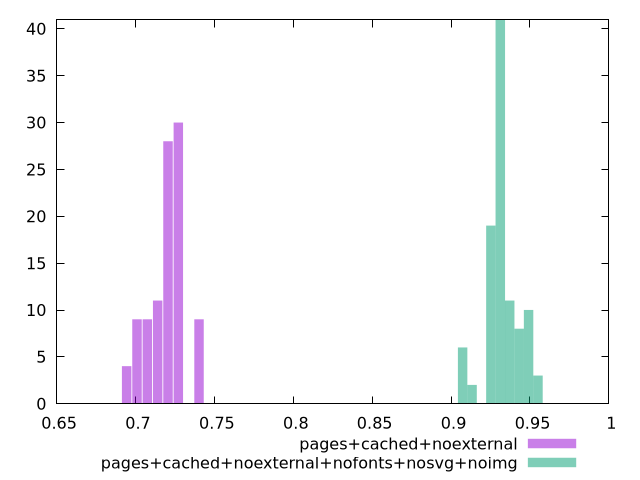

Here is the gnuplot script that generated this plot:
$_pagesCachedNoexternal <<EOF
0.6943842966204659 4
0.7271382728761483 30
0.7074858871227389 9
0.7140366823738753 11
0.7205874776250119 28
0.7402398633784212 9
0.7009350918716024 9
EOF
$_pagesCachedNoexternalNofontsNosvgNoimg <<EOF
0.9371615073637051 11
0.9311923257881402 41
0.9073155994858801 6
0.9431306889392701 8
0.9252231442125751 19
0.9490998705148351 10
0.9550690520904002 3
0.9132847810614451 2
EOF
set key outside below
set terminal pngcairo
set output "report_00006_2020-11-02T20-21-41.718Z/performance_score/performance_score_pages+cached+noexternal_pages+cached+noexternal+nofonts+nosvg+noimg+hist.png"
set boxwidth 0.005969181575565001
set style fill transparent solid 0.5 noborder
set yrange [0:41]
plot $_pagesCachedNoexternal title "pages+cached+noexternal" with boxes ,$_pagesCachedNoexternalNofontsNosvgNoimg title "pages+cached+noexternal+nofonts+nosvg+noimg" with boxes ,
